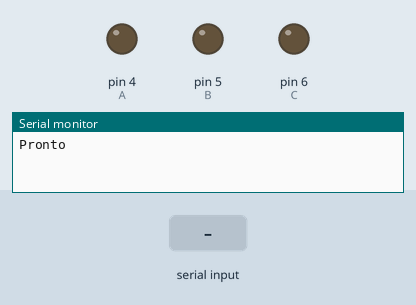
Bench run of a sketch on a simulated Arduino Uno, built with avr-gcc and run on an emulated ATmega328P. Parts: output pins drawn as LEDs (lit = HIGH), the last lines printed to the serial monitor. Inputs (shaded band) come from the test bench.

Above: at 3.2 s.
3.3 s: "a" received over Serial
At 4.5 s:
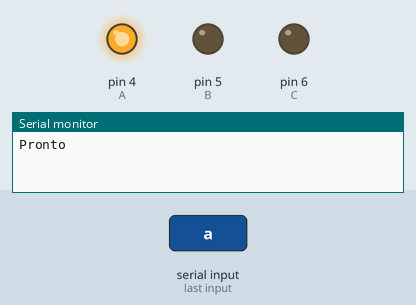
4.8 s: "b" received over Serial
At 5.6 s:
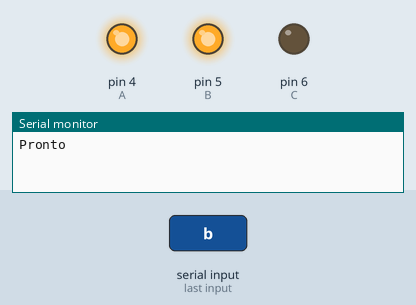
6.3 s: "c" received over Serial
At 6.8 s:
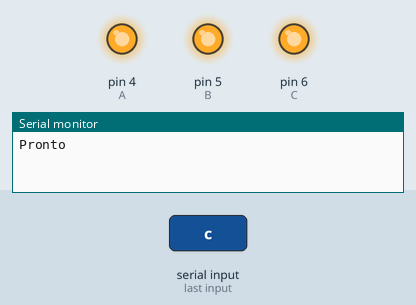
7.8 s: "d" received over Serial
At 9.0 s:
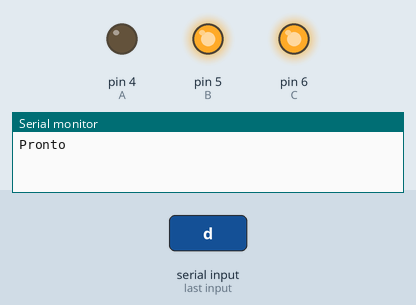
9.3 s: "e" received over Serial
At 10.2 s:
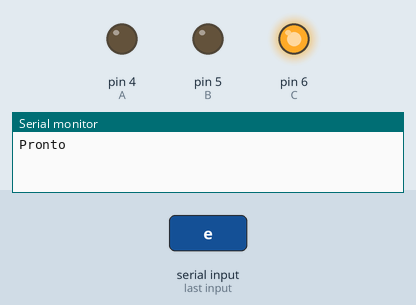
10.8 s: "a" received over Serial
At 11.4 s:
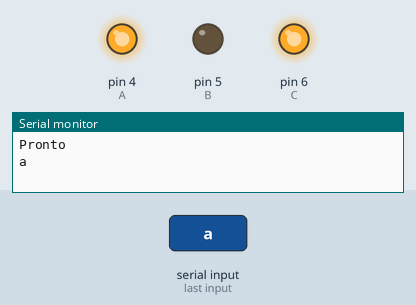
Timing chart, 0 to 13.3 s (numbered marks = the images above; inputs shaded):
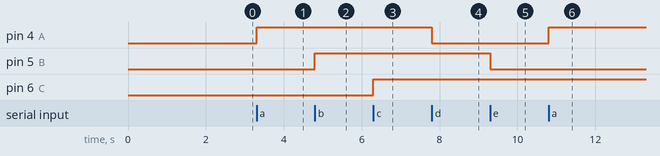

Measured:
- after the input at 3.3 s, pin 4 (A): LOW → HIGH at once
- after the input at 4.8 s, pin 5 (B): LOW → HIGH at once
- after the input at 6.3 s, pin 6 (C): LOW → HIGH at once
- after the input at 7.8 s, pin 4 (A): HIGH → LOW at once
- after the input at 9.3 s, pin 5 (B): HIGH → LOW at once
- after the input at 10.8 s, pin 4 (A): LOW → HIGH at once

The sketch:

ligarled.ino
```cpp
#define A 4
#define B 5
#define C 6

#define pir 3

bool stateB = false, stateA = true;
int val;
int sec = 0;
int state = 0;

/*IRrecv irrec(rir);
IRsend irsend;
decode_results codigo;*/

void setup() {
  pinMode(A, OUTPUT);
  pinMode(B, OUTPUT);
  pinMode(C, OUTPUT);
  pinMode(pir, INPUT);

  //irrec.enableIRIn();

  Serial.begin(9600);
  delay(2000);
  Serial.println("Pronto");
}

void loop() {
  //lerSerial();
  //receptorIR(2);  //mode 2 just execute mode 1 receiver code
  //sensorPir();

  if(Serial.available()){
    char letra = Serial.read();
    Serial.println("Comando: "+letra);
    checarCodigo(letra);
  }
  /*if(sensorPir() == true){
    ativar(A);
    Serial.println("Tem gente");
    delay(3000);
  }else{
      desativar(A);
  }*/
}
void checarCodigo(char codigo){
    if(codigo == 'a'){
      ligar(A);
    }else if(codigo == 'b'){
      ligar(B);
    }else if(codigo == 'c'){
      ligar(C);
    }else if(codigo == 'd'){
      desligar(A);
    }else if(codigo == 'e')
    {
      desligar(B);
    }else if(codigo == 'f'){
      desligar(C);
    }
    printf("\nCOM3 recebeu: %c",codigo);
}

void ligar(int pino){
  digitalWrite(pino, HIGH);
}

void desligar(int pino){
  digitalWrite(pino, LOW);
}

/*void emissorIR(int codigo){
  if (Serial.read() != -1) {
    for (int i = 0; i < 3; i++) {
      irsend.sendPanasonic(0x4004, codigo); // Sony TV power code
      delay(40);
    }
  }
}

void receptorIR(int mode){
  if(irrec.decode(&codigo)){
    if(mode == 1){
      if(codigo.value != 0){
        Serial.print("Codigo: ");
        Serial.println(codigo.value,HEX);
      }
    }else if(mode == 2){
        if(codigo.value == 0x1000405)
          ativar(A);
        if(codigo.value == 0x1008485)
          desativar(A);
    }
  }
  irrec.resume();
  delay(1000);
}

void lerSerial(){
  if(Serial.available()){
    String letra = Serial.readString();
    Serial.println("Comando: "+letra);
    if(letra == "on a"){
        ativar(A);
    } else if (letra == "off a"){
        desativar(A);
    }
    letra = "";
  }
}
/*void sensorPir(){
  val = digitalRead(pir);
  sec++;
  if(val == HIGH){
    irsend.sendPanasonic(0x4004, volu); // Sony TV power code
  }else{
    irsend.sendPanasonic(0x4004, vold); // Sony TV power code
  }
}*/

void ativar(int pino){
  if(pino == B){
        digitalWrite(B, HIGH);
        Serial.println("Ativei B");
  } else if(pino == A){
        digitalWrite(A, HIGH);
        Serial.println("Ativei A");
  }
}
void desativar(int pino){
  if(pino == B){
        digitalWrite(B, LOW);
        Serial.println("Desativei B");
  }else if(pino == A){
        digitalWrite(A, LOW);
        Serial.println("Desativei A");
  }
}
```
